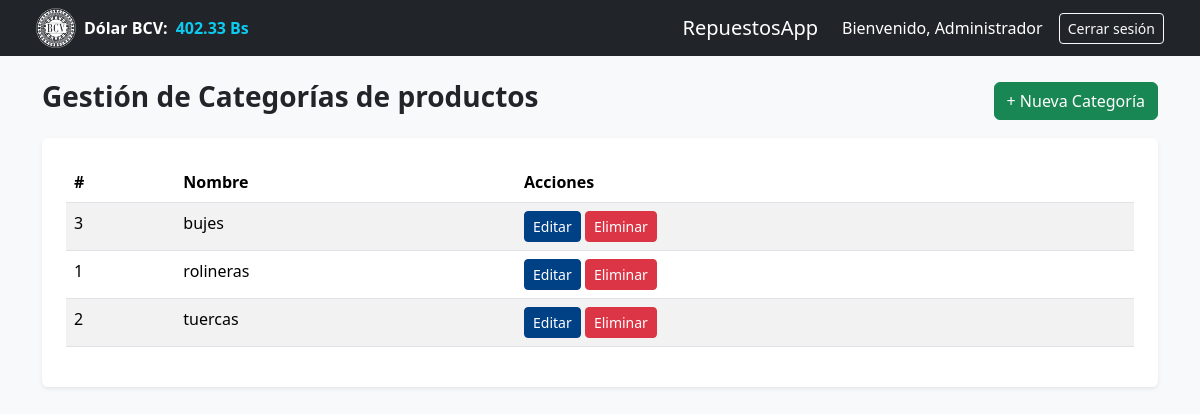
The page /?c=CCategorias/view (signed in) on the database as committed earlier.
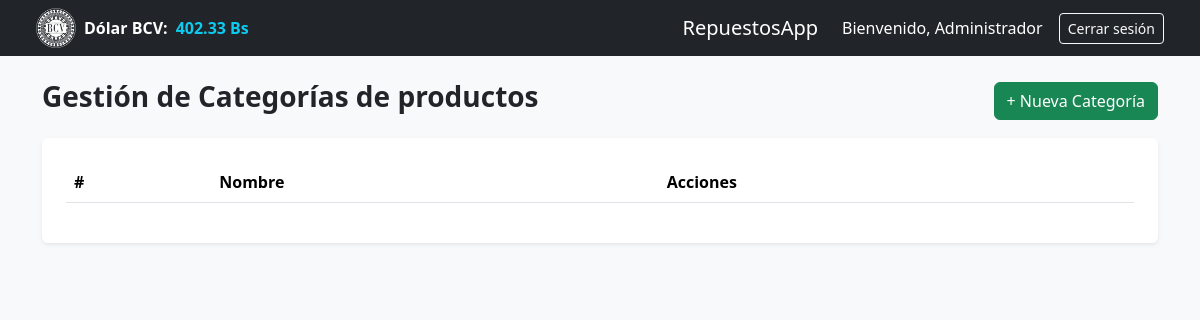
The same page on the database as committed later.
### tables this page shows
CREATE TABLE `categorias` (
  `id` int(11) NOT NULL,
  `nombre` varchar(100) NOT NULL
);

### src/Controllers/cCategorias.php (called while the page is built, shortened)
<?php
    class CCategorias {
        public function view() {
            $categoria = new Categorias();
            $categorias = $categoria->search();
            require_once __DIR__ . '/../Views/Categorias.php';
        }
    }

### src/Models/categorias.php (called while the page is built, shortened)
<?php
    class Categorias extends Conexion {
        public function search() {
            $sql = "SELECT * FROM categorias";
            $stmt = $this->prepare($sql);
            $stmt->execute();
            return $stmt->fetchAll(\PDO::FETCH_ASSOC);
        }
    }

### src/Views/categorias.php (the view, shortened to what this page needs)
<!DOCTYPE html>
<html lang="es">
    <?php require_once __DIR__ . '../complements/head.php'; ?>
    <?php require_once __DIR__ . '../complements/header.php'; ?>
    <div class="container py-4">
        <div class="d-flex justify-content-between align-items-center mb-3">
            <h3 class="fw-bold">Gestión de Categorías de productos</h3>
            <button class="btn btn-success" data-bs-toggle="modal" data-bs-target="#modalAgregar">+ Nueva Categoría</button>
        </div>
        <div class="container bg-white p-4 rounded shadow-sm">
            <div class="table-responsive">
                <table id="tablaCategorias" class="table-DT table table-striped">
                    <thead>
                        <tr>
                            <th>#</th>
                            <th>Nombre</th>
                            <th>Acciones</th>
                        </tr>
                    </thead>
                    <tbody>
                        <?php foreach ($categorias as $c): ?>
                            <tr>
                                <td><?= $c['id'] ?></td>
                                <td><?= htmlspecialchars($c['nombre']) ?></td>
                                <td>
                                    <button class="btn btn-sm btn-primary"
                                        data-bs-toggle="modal"
                                        data-bs-target="#modalEditar<?= $c['id'] ?>">Editar</button>
                                    <button type="button" class="btn btn-sm btn-danger"
                                        data-bs-toggle="modal"
                                        data-bs-target="#modalEliminar<?= $c['id'] ?>">Eliminar</button>
                                </td>
                            </tr>
                        <?php endforeach; ?>
                    </tbody>
                </table>
            </div>
        </div>
    </div>
</body>
</html>

Rows that differ between the two databases and show on the page:
removed categorias: id "3", nombre "bujes"
removed categorias: id "1", nombre "rolineras"
removed categorias: id "2", nombre "tuercas"
